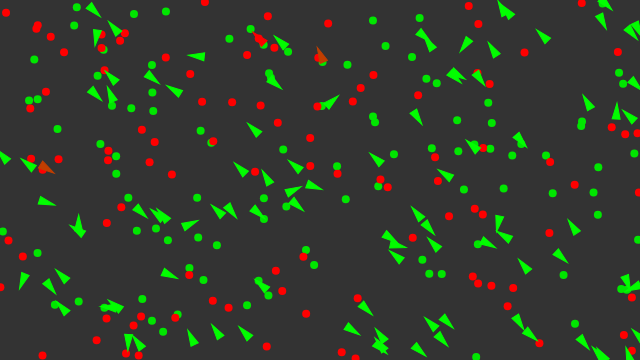
Frame 1 (no input)
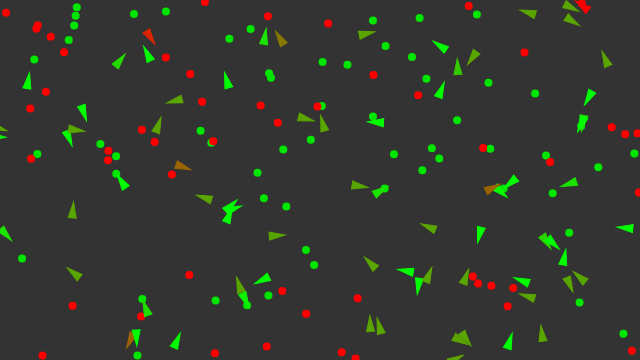
Frame 60 (no input)
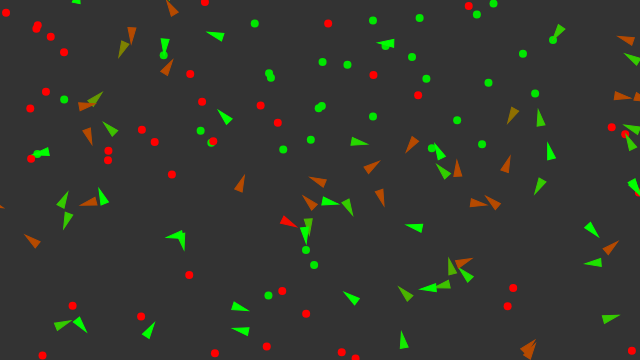
Frame 120 (the mouse pressed at the canvas centre since frame 60)

The p5.js sketch that drew these frames (run headless with seeded random() and noise() and a simulated clock; from frame 60 on, the mouse is pressed at the canvas centre):

// p5.js sketch
// ── sketch.js
var vehicles = [];
var food = [];
var poison = [];

var foodNutrition = 0.5;
var poisonNutrition = -0.75;

var debug;

function setup() {
  createCanvas(640, 360);

  debug = createCheckbox();

  for (var i = 0; i < 100; i++) {
    var x = random(width);
    var y = random(height);
    vehicles[i] = new Vehicle(x, y);
  }
  for (var i = 0; i < 100; i++) {
    food.push(createVector(random(width), random(height)))
    var x = random(width);
    var y = random(height);
    poison.push(createVector(x, y))
  }
}


function draw() {
  background(51);

  addStuff(food, 0.045)
  addStuff(poison, 0.01)
  removeStuff(food, 0.005)
  removeStuff(poison, 0.0075)

  drawStuff(food, color(0, 230, 0))
  drawStuff(poison, color(255, 0, 0))


  for (var i = vehicles.length - 1; i >= 0; i--) {
    vehicles[i].boundaries();
    vehicles[i].behaviors(food, poison);
    vehicles[i].update();
    vehicles[i].display();

    var child = vehicles[i].clone(0.0015);
    if (child != null) {
      vehicles.push(child);
    }

    if (vehicles[i].dead()) {
      var x = vehicles[i].position.x;
      var y = vehicles[i].position.y;
      food.push(createVector(x,y));
      vehicles.splice(i, 1);
    }
  }
}

var addStuff = function(stuff, prob) {
  var x = random(width);
  var y = random(height);
  if (random(1) < prob) {
    stuff.push(createVector(x, y));
  }
}

var removeStuff = function(stuff, prob) {
  var x = random(width);
  var y = random(height);
  if (random(1) < prob) {
    stuff.pop();
  }
}

var drawStuff = function(stuff, color, size = 8) {
  for (var i = 0; i < stuff.length; i++) {
    fill(color);
    noStroke();
    ellipse(stuff[i].x, stuff[i].y, size, size)
  }
}
/*var target = createVector(mouseX, mouseY);
fill(127);
stroke(200);
strokeWeight(2);
ellipse(target.x, target.y, 48, 48);*/

// ── vehicle.js
var mutationRate = 0.1;

function Vehicle(x, y, dna) {
  this.acceleration = createVector(0, 0);
  var vel = random(-2,2)
  this.velocity = createVector(vel, vel);
  this.position = createVector(x, y);
  this.r = 4;
  this.maxspeed = 2;
  this.maxforce = 0.1;


  this.health = 1;

  this.dna = [];
  if (dna === undefined) {
    // Food Weight
    this.dna[0] = random(-5, 5);
    // Poison Weight
    this.dna[1] = random(-5, 5);
    // Food Perception
    this.dna[2] = random(0, 100);
    // Poison Perception
    this.dna[3] = random(0, 100);
  } else {
    this.dna[0] = dna[0];
    if(random(1)<mutationRate){
      this.dna[0]+=random(-5,5)
    }
    // Poison Weight
    this.dna[1] = dna[1]
    if(random(1)<mutationRate){
      this.dna[1]+=random(-5,5)
    }
    // Food Perception
    this.dna[2] = dna[2]
    if(random(1)<mutationRate){
      this.dna[2]+=random(-30,30)
    }
    // Poison Perception
    this.dna[3] = dna[3]
    if(random(1)<mutationRate){
      this.dna[3]+=random(-30,30)
    }
  }

  // Method to update location
  this.update = function() {
    // Update velocity
    this.velocity.add(this.acceleration);
    // Limit speed
    this.velocity.limit(this.maxspeed);
    this.position.add(this.velocity);
    // Reset acceleration to 0 each cycle
    this.acceleration.mult(0);
  }

  this.applyForce = function(force) {
    this.acceleration.add(force);
  }

  this.seek = function(target) {

    var desired = p5.Vector.sub(target, this.position);

    // Scale to maximum speed
    desired.setMag(this.maxspeed);

    // Steering = Desired minus velocity
    var steer = p5.Vector.sub(desired, this.velocity);
    steer.limit(this.maxforce); // Limit to maximum steering force

    return steer;
    // this.applyForce(steer);
  }

  this.eat = function(list, nutrition, perception) {
    var record = Infinity;
    var closest = -1;
    for (var i = list.length - 1; i >= 0; i--) {
      var d = this.position.dist(list[i]);

      if (d < this.maxspeed) {
        list.splice(i, 1);
        this.health += nutrition;
      }

      if (d < record && d < perception) {
        record = d;
        closest = i;
      }
    }
    if (record < 5) {
      list.splice(closest, 1);
      this.health += nutrition;
    } else if (closest > -1) {
      return this.seek(list[closest]);
    }
    return createVector(0, 0);
  }
  // A method that calculates a steering force
  // STEER = DESIRED MINUS VELOCITY

  this.behaviors = function(good, bad) {
    var steerG = this.eat(good, foodNutrition, this.dna[2]);
    var steerB = this.eat(bad, poisonNutrition, this.dna[3]);

    steerG.mult(this.dna[0]);
    steerB.mult(this.dna[1]);

    this.applyForce(steerG);
    this.applyForce(steerB);
  }

  this.dead = function() {
    return (this.health < 0)
  }

  this.display = function() {

    this.health -= 0.0059;
    // Draw a triangle rotated in the direction of velocity
    var angle = this.velocity.heading() + PI / 2;

    push();
    translate(this.position.x, this.position.y);
    rotate(angle);

    if (debug.checked()) {
      strokeWeight(1);
      stroke(0, 255, 0);
      noFill();
      line(0, 0, 0, -this.dna[0] * 25);
      strokeWeight(1);
      ellipse(0, 0, this.dna[2] * 2);
      stroke(255, 0, 0);
      line(0, 0, 0, -this.dna[1] * 25);
      ellipse(0, 0, this.dna[3] * 2);
    }

    var gr = color(0, 255, 0);
    var rd = color(255, 0, 0);
    var col = lerpColor(rd, gr, this.health);


    // stroke(gr);
    // line(0, 0, 0, this.dna[0] * -10);
    // noFill();
    // ellipse(0, 0, this.dna[2] * 2);
    // stroke(rd);
    // line(0, 0, 0, this.dna[1] * -10);
    // ellipse(0, 0, this.dna[3] * 2);



    fill(col);
    stroke(col);
    strokeWeight(1);
    beginShape();
    vertex(0, -this.r * 2);
    vertex(-this.r, this.r * 2);
    vertex(this.r, this.r * 2);
    endShape(CLOSE);

    pop();
  }

  this.boundaries = function() {
    var d = 25;

    var desired = null;

    if (this.position.x < d) {
      desired = createVector(this.maxspeed, this.velocity.y);
    } else if (this.position.x > width - d) {
      desired = createVector(-this.maxspeed, this.velocity.y);
    }

    if (this.position.y < d) {
      desired = createVector(this.velocity.x, this.maxspeed);
    } else if (this.position.y > height - d) {
      desired = createVector(this.velocity.x, -this.maxspeed);
    }

    if (desired !== null) {
      desired.normalize();
      desired.mult(this.maxspeed);
      var steer = p5.Vector.sub(desired, this.velocity);
      steer.limit(this.maxforce);
      this.applyForce(steer);
    }
  }

  this.clone = function(prob) {
    if (random(1) < prob) {
      return new Vehicle(this.position.x, this.position.y, this.dna);
    } else {
      return null;
    }
  }
}
